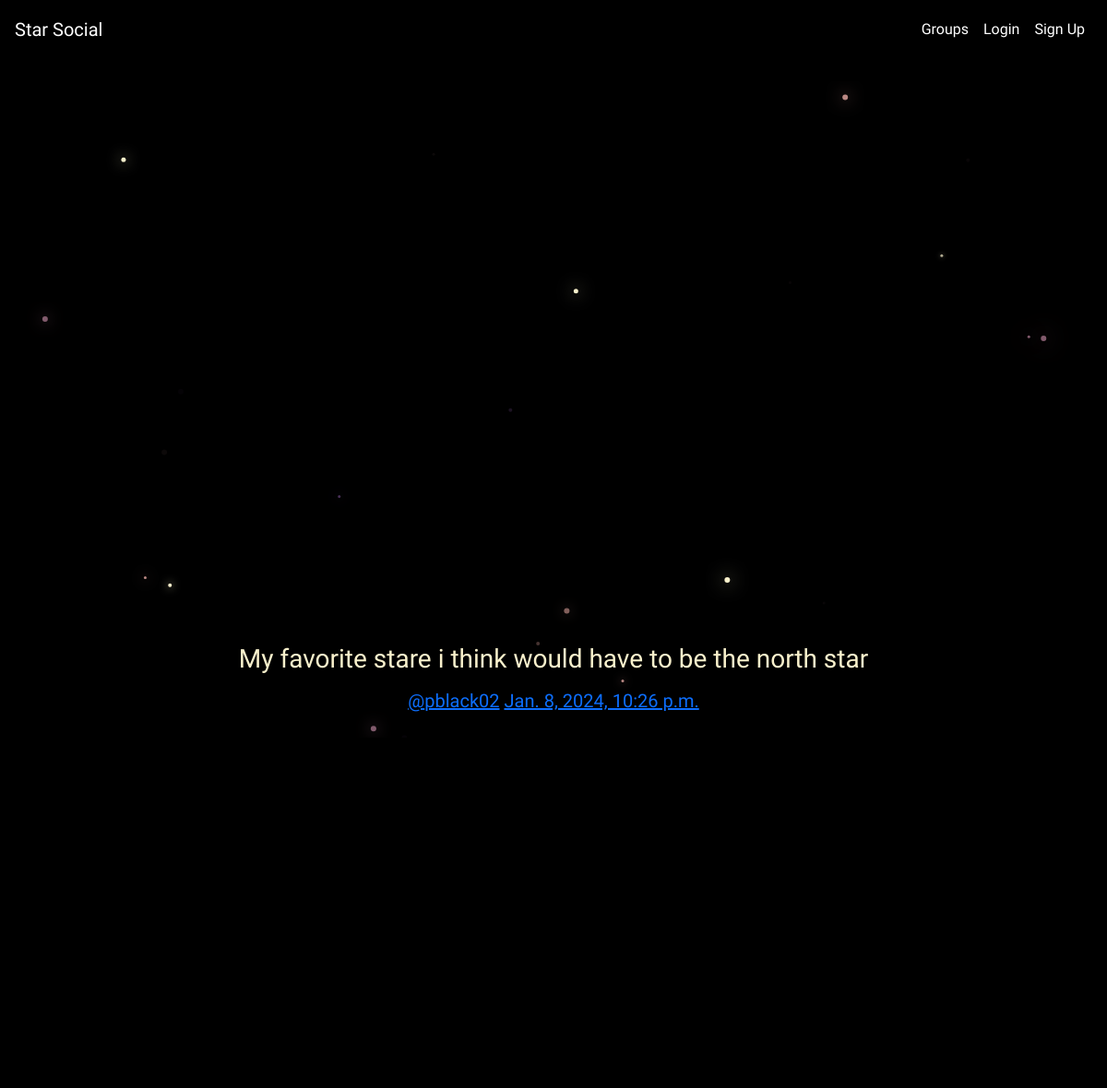
Page /posts/by/pblack02/11/ on the committed database.
### posts/models.py (models this page shows, shortened)
class Post(models.Model):
    user = models.ForeignKey(User, related_name='posts', on_delete=models.CASCADE)
    created_at = models.DateTimeField(auto_now=True)
    message = models.TextField()
    message_html = models.TextField(editable=False)
    group = models.ForeignKey(Group, related_name='posts', on_delete=models.CASCADE, null=True, blank=True)
    class Meta:
        ordering = ["-created_at"]
        unique_together = ['user', 'message']

### posts/views.py (the view)
# urls.py: path('by/<username>/<int:pk>/', views.PostDetail.as_view(), name='single'),
class PostDetail(SelectRelatedMixin, generic.DetailView):
    paginate_by = 3
    model = models.Post
    select_related = ('user', 'group')
    def get_queryset(self):
        queryset = super().get_queryset()
        queryset = queryset.filter(user__username__iexact=self.kwargs.get('username'))
        queryset = queryset.order_by('-created_at')
        return queryset

### posts/templates/posts/post_detail.html
{% extends 'posts/post_base.html' %}
{% block post_content %}
    <div class="col">
        {% include 'posts/_post.html' %}
    </div>
{% endblock %}

### posts/templates/posts/_post.html (shortened to what this page needs)
<div class="post media">
    <h3>{{post.message_html|safe}}</h3>
    <div class="media-body">
        <h5 class="media-heading">
        <span class="username">
            <a href="{% url 'posts:for_user' username=post.user.username %}">@{{post.user.username}}</a>
        </span>
        <time class="time">
            <a href="{% url 'posts:single' username=post.user.username pk=post.pk %}">{{post.created_at}}</a>
        </time>
        </h5>
    </div>
</div>

### static/simplesocial/css/master.css (style rules this page uses)
html, body { height: 100%; width: 100%; background: black; color: white; overflow: hidden; margin: 0; font-family: 'Exo 2', sans-serif; }

### rows in the picture
Post: message_html "My favorite stare i think would have to be the north star", user.username "pblack02", created_at "Jan. 8, 2024, 10:26 p.m."
